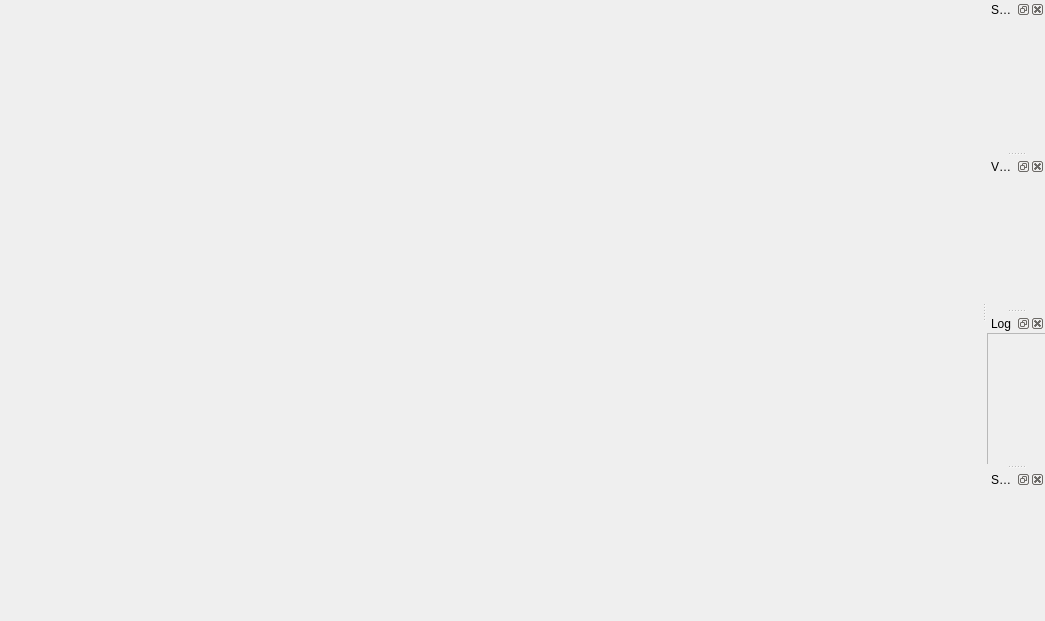
<?xml version="1.0" encoding="UTF-8"?>
<ui version="4.0">
 <class>FlowWindow</class>
 <widget class="QMainWindow" name="FlowWindow">
  <property name="geometry">
   <rect>
    <x>0</x>
    <y>0</y>
    <width>1045</width>
    <height>621</height>
   </rect>
  </property>
  <property name="windowTitle">
   <string>MainWindow</string>
  </property>
  <property name="dockNestingEnabled">
   <bool>false</bool>
  </property>
  <property name="dockOptions">
   <set>QMainWindow::AllowTabbedDocks|QMainWindow::AnimatedDocks</set>
  </property>
  <widget class="QWidget" name="centralwidget"/>
  <widget class="QDockWidget" name="settings_dock">
   <property name="features">
    <set>QDockWidget::DockWidgetClosable|QDockWidget::DockWidgetFloatable|QDockWidget::DockWidgetMovable</set>
   </property>
   <property name="windowTitle">
    <string>Settings</string>
   </property>
   <attribute name="dockWidgetArea">
    <number>2</number>
   </attribute>
   <widget class="QWidget" name="settingsWidgetContents"/>
  </widget>
  <widget class="QDockWidget" name="variables_dock">
   <property name="floating">
    <bool>false</bool>
   </property>
   <property name="features">
    <set>QDockWidget::DockWidgetClosable|QDockWidget::DockWidgetFloatable|QDockWidget::DockWidgetMovable</set>
   </property>
   <property name="windowTitle">
    <string>Variables</string>
   </property>
   <attribute name="dockWidgetArea">
    <number>2</number>
   </attribute>
   <widget class="QWidget" name="variablesWidgetContents"/>
  </widget>
  <widget class="QDockWidget" name="logger_dock">
   <property name="windowTitle">
    <string>Log</string>
   </property>
   <attribute name="dockWidgetArea">
    <number>2</number>
   </attribute>
   <widget class="QWidget" name="loggerWidgetContents">
    <widget class="QScrollArea" name="logs_scrollArea">
     <property name="geometry">
      <rect>
       <x>0</x>
       <y>0</y>
       <width>821</width>
       <height>851</height>
      </rect>
     </property>
     <property name="sizePolicy">
      <sizepolicy hsizetype="Preferred" vsizetype="Preferred">
       <horstretch>0</horstretch>
       <verstretch>0</verstretch>
      </sizepolicy>
     </property>
     <property name="sizeAdjustPolicy">
      <enum>QAbstractScrollArea::AdjustToContents</enum>
     </property>
     <property name="widgetResizable">
      <bool>true</bool>
     </property>
     <property name="alignment">
      <set>Qt::AlignCenter</set>
     </property>
     <widget class="QWidget" name="scrollAreaWidgetContents">
      <property name="geometry">
       <rect>
        <x>0</x>
        <y>0</y>
        <width>819</width>
        <height>849</height>
       </rect>
      </property>
      <layout class="QHBoxLayout" name="horizontalLayout_3"/>
     </widget>
    </widget>
   </widget>
  </widget>
  <widget class="QDockWidget" name="source_dock">
   <property name="windowTitle">
    <string>Source Code</string>
   </property>
   <attribute name="dockWidgetArea">
    <number>2</number>
   </attribute>
   <widget class="QWidget" name="sourceWidgetContents"/>
  </widget>
  <action name="actionxc">
   <property name="text">
    <string>xc</string>
   </property>
  </action>
 </widget>
 <resources/>
 <connections/>
</ui>
